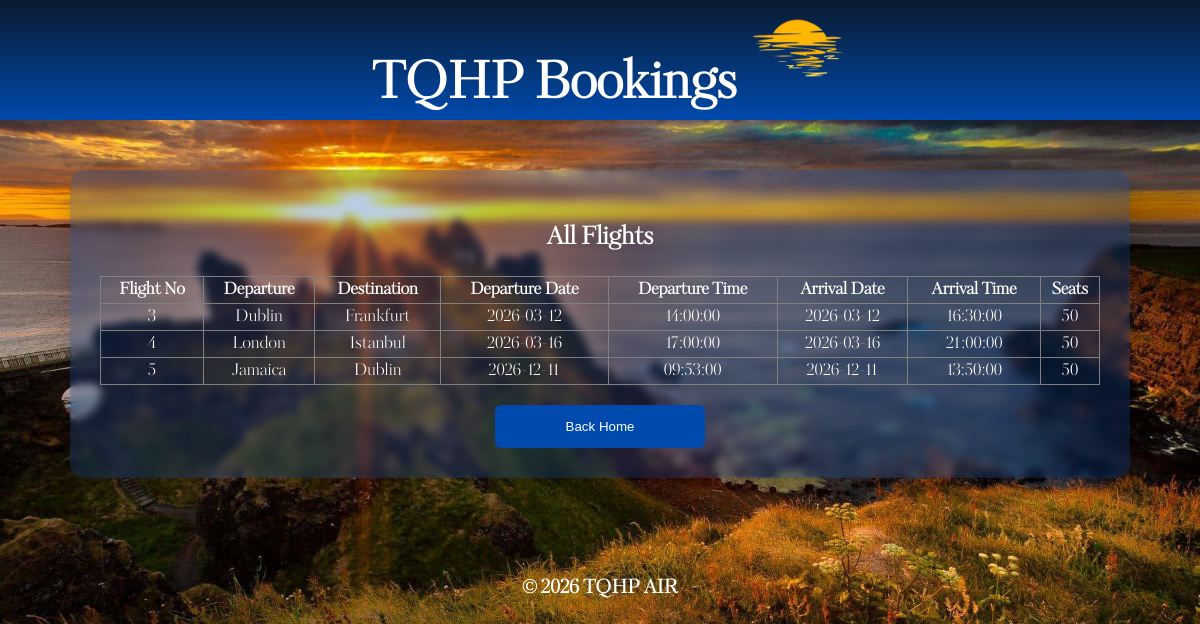
The page /showFlights on the database its author committed.
### tables this page shows
CREATE TABLE Flight (
    flightNumber INTEGER PRIMARY KEY AUTOINCREMENT,
    departure TEXT NOT NULL,
    destination TEXT NOT NULL,
    departureDate TEXT NOT NULL,
    departureTime TEXT NOT NULL,
    arrivalDate TEXT NOT NULL,
    arrivalTime TEXT NOT NULL,
    numberSeats INTEGER NOT NULL,
    airlineID INTEGER,
    FOREIGN KEY (airlineID) REFERENCES Airline(airlineID)
);

### app.py (the view)
@app.route("/showFlights")
def showFlights():
    conn = getDbConnection()
    flights = conn.execute("SELECT * FROM Flight").fetchall()
    conn.close()
    return render_template("showFlights.html", flights=flights)

### app.py (called while the page is built)
def getDbConnection():
    conn = sqlite3.connect("AirPlaneSystem.db")
    conn.row_factory = sqlite3.Row
    return conn

### templates/showFlights.html (shortened to what this page needs)
<!DOCTYPE html>
<html lang="en">
<head>
    <link rel="stylesheet" href="{{ url_for('static', filename='airplane.css') }}">
</head>
<body>
        <div class = "topBar">
        <h1>
             TQHP Bookings
            <img id="logo" src="{{ url_for('static', filename='Images/sunset logo.png') }}">
        </h1>
        </div>
    <div id = "main">
<div id = "display">
     <h2>All Flights</h2>
<table border="1">
    <tr>
        <th>Flight No</th>
        <th>Departure</th>
        <th>Destination</th>
        <th>Departure Date</th>
        <th>Departure Time</th>
        <th>Arrival Date</th>
        <th>Arrival Time</th>
        <th>Seats</th>
    </tr>
    {% for flight in flights %}
    <tr>
        <td>{{ flight.flightNumber }}</td>
        <td>{{ flight.departure }}</td>
        <td>{{ flight.destination }}</td>
        <td>{{ flight.departureDate }}</td>
        <td>{{ flight.departureTime }}</td>
        <td>{{ flight.arrivalDate }}</td>
        <td>{{ flight.arrivalTime }}</td>
        <td>{{ flight.numberSeats }}</td>
    </tr>
    {% endfor %}
</table>
    <button onclick="location.href='/admin'">Back Home</button>
    </div>
    </div>
    <div class = "bottomBar">
        <h3>© 2026 TQHP AIR</h3>
    </div>
</body>
</html>

### static/airplane.css (style rules this page uses)
html, body { height:100%; margin: 0; padding:0; width: 100% }
body { font-family: 'KudryashevDisplay', sans-serif; background: url("/static/Images/Sunset.jpg"); background-size: cover; background-position: center; background-repeat: no-repeat; display: flex; flex-direction: column; }
.topBar { font-family:'KudryashevDisplay', sans-serif; height: 15%; display: flex; align-items: center; justify-content: center; gap: 15px; padding-left: 20px; font-size: 25px; background: linear-gradient(180deg, #0A1A2F, #004AAD); color: white; }
#logo { height: 100px; width: auto; }
.bottomBar { height: 15%; text-align: center; display: flex; justify-content: center; align-items: center; color: white; }
button { background: #004AAD; color: white; padding: 14px 20px; border: none; border-radius: 6px; cursor: pointer; transition: all 0.2s ease; width: 210px; }
#display { display: flex; flex-direction: column; align-items: center; background: rgba(0, 74, 173, 0.25); backdrop-filter: blur(4px); color: white; padding: 30px; width: 90%; max-width: 1000px; border-radius: 15px; box-shadow: 0 10px 25px rgba(0,0,0,0.2); margin: 50px auto; }
#display table { width: 100%; border-collapse: collapse; margin-bottom: 20px; text-align: center; }

### rows shown on the page
Flight: flightNumber "3", departure "Dublin", destination "Frankfurt", departureDate "2026-03-12", departureTime "14:00:00", arrivalDate "2026-03-12", arrivalTime "16:30:00", numberSeats "50"
Flight: flightNumber "4", departure "London", destination "Istanbul", departureDate "2026-03-16", departureTime "17:00:00", arrivalDate "2026-03-16", arrivalTime "21:00:00", numberSeats "50"
Flight: flightNumber "5", departure "Jamaica", destination "Dublin", departureDate "2026-12-11", departureTime "09:53:00", arrivalDate "2026-12-11", arrivalTime "13:50:00", numberSeats "50"
